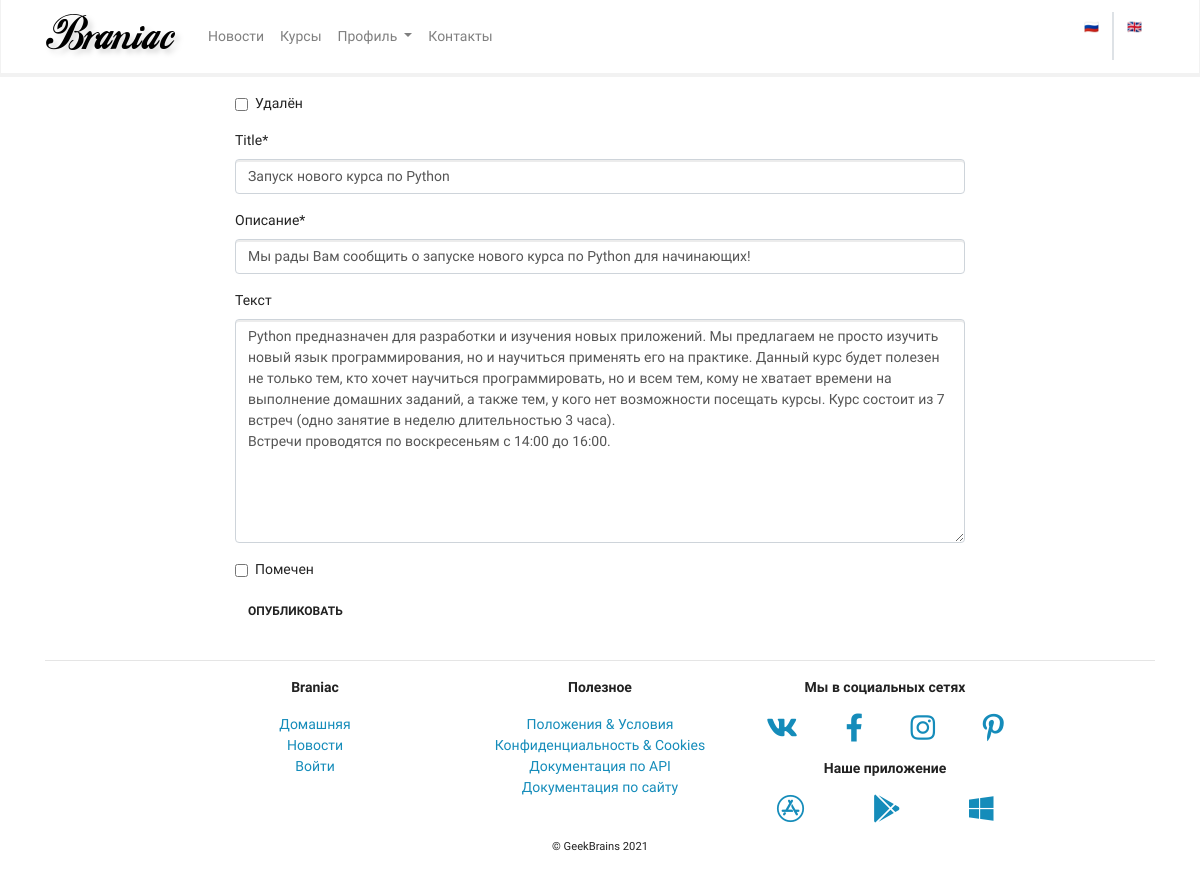
Page /home/news/1/update/ (signed in) on the committed database.
### mainapp/models.py (models this page shows, shortened)
class BaseModel(models.Model):  # base class should subclass 'django.db.models.Model'
    created_at = models.DateTimeField(auto_now_add=True, verbose_name=_("created_at"), editable=False)
    updated_at = models.DateTimeField(auto_now=True, verbose_name="_(updated_at)", editable=False)
    deleted = models.BooleanField(default=False, verbose_name=_("deleted"))
    class Meta:
        abstract = True

class News(BaseModel):
    objects = NewsManager()
    DoesNotExist = models.Manager
    title = models.CharField(max_length=256, verbose_name="title")
    preambule = models.CharField(max_length=1024, verbose_name=_("preambule"))
    body = models.TextField(blank=True, null=True, verbose_name=_("body"))
    body_as_markdown = models.BooleanField(default=False, verbose_name=_("as markdown"))
    class Meta:
        ordering = ("-created_at", "-updated_at")
        verbose_name = "новость"
        verbose_name_plural = "новости"

### mainapp/views.py (the view)
# urls.py: path('news/<int:pk>/update/', views.NewsUpdateView.as_view(), name='news_update'),
class NewsUpdateView(PermissionRequiredMixin, UpdateView):
    model = News
    fields = '__all__'
    success_url = reverse_lazy('mainapp:news')
    permission_required = ('mainapp.change_news',)

### mainapp/models.py (called while the page is built)
    def get_queryset(self):
        return super().get_queryset().filter(deleted=False)

### mainapp/templates/mainapp/news_form.html (shortened to what this page needs)
{% extends 'mainapp/base.html' %}
{% load crispy_forms_tags %}
{% block content %}
    <div class="row justify-content-center pt-3">
        <div class="col-md-12 col-lg-8">
            <form method="post">
                {{ form|crispy }}
                <button type="submit" class="btn btn-primarybtn-block">Опубликовать</button>
            </form>
        </div>
    </div>
{% endblock content %}

### rows in the picture
News: title "Запуск нового курса по Python", preambule "Мы рады Вам сообщить о запуске нового курса по Python для начинающих!", body "Python предназначен для разработки и изучения новых приложений. Мы предлагаем не просто изучить новый язык программирования, но и научиться применять его на практике. Данный курс будет полезен не только тем, кто хочет научиться программировать, но и всем тем, кому не хватает времени на выполнение домашних заданий, а также тем, у кого нет возможности посещать курсы. Курс состоит из 7 встреч (одно занятие в неделю длительностью 3 часа). Встречи проводятся по воскресеньям с 14:00 до 16:00."
